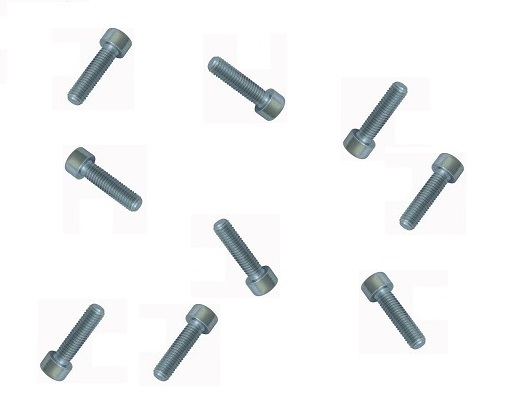
//> input picture ConsoleApplication2/ConsoleApplication2/Uno.jpg, 513 x 406 px
$ ./Bayes   (built with g++ and OpenCV 4)
//> lines starting //> are read from the running program, lines starting //| are printed output that depends on the picture; after the words box and inside, x2 and y2 are one past the last pixel; in counts of white or black regions, pixels touching at a corner belong together
// CLASIFICADOR DE BAYES
// en base a:
//  https://github.com/4m1g0/openCV-tutorial/tree/master/19-Clasificador%20de%20bayer

#include <opencv2/core/core.hpp>
#include <opencv2/highgui/highgui.hpp>
#include "opencv2/imgproc/imgproc.hpp"
#include <iostream>
#include <opencv2/opencv.hpp>
#include <stdio.h>

using namespace std;
using namespace cv;

// Clasificacion
#define NCLASE1 9   // para la clase 1 tornillo, pasaremos una imagen de entrenamiento con 9 objetos
#define NCLASE2 7   // para la clase 2 tuerca, pasaremos una imagen de entrenamiento con 7 objetos
#define NCLASE3 9   // para la clase No-tornillo, pasaremos una imagen de entrenamiento con 9 objetos
#define NCLASE4 5   // para la clase No-Tuerca, pasaremos una imagen de entrenamiento con 6 objetos
#define NENTRE  (NCLASE1+NCLASE2+NCLASE3+NCLASE4)  // cantidad total de objetos que participan del entrenamiento

static Ptr<ml::TrainData>
//Clase que encapsula datos de entrenamiento. Esta clase s髄o especifica la interfaz de datos de formaci髇, pero no la implementaci髇.

prepare_train_data(const Mat&data, const Mat& responses, int ntrain_samples)

// funcion para dar forma a los datos de entrenamiento
{
	Mat sample_idx = Mat::zeros(1, data.rows, CV_8U);
	Mat train_samples = sample_idx.colRange(0, ntrain_samples);
	train_samples.setTo(Scalar::all(1));

	int nvars = data.cols;
	Mat var_type(nvars + 1, 1, CV_8U);
	var_type.setTo(Scalar::all(ml::VAR_ORDERED));
	var_type.at<uchar>(nvars) = ml::VAR_CATEGORICAL;

	return ml::TrainData::create(data, ml::ROW_SAMPLE, responses, noArray(), sample_idx, noArray(), var_type);
}

int main() {

	Mat imagen, imagen_bin, imagen_neg, imagen_color, dst1, dst2, dst3, dst4, kernel;
	vector<vector<Point>> contours;

	int contornos = 0;
	int i = 0;
	int clase;
	int k = 0;
	double perimetro, area;
	char *nombre_clases[4] = { "Tornillo", "Tuerca" ,"No-tornillo", "No-tuerca"};

	// ENTRENAMIENTO

	char  *imagenes[4] = { "Uno.jpg", "Dos.jpg" , "Tres.jpg" ,"Cuatro.jpg"};

	// Creacion del clasificador de Bayes

	Ptr<ml::NormalBayesClassifier> modelo_bayes = ml::NormalBayesClassifier::create();

	// Creacion de las formas de matrices para la fase de entrenamiento

	Mat train_data(NENTRE, 2, CV_32FC1); // tantas filas como objetos de entrenamiento y dos columnas para
	// almacenar el par de valores: perimetro,area de todos los objetos.

	Mat clase_data(NENTRE, 1, CV_32FC1); // tantas filas como objetos de entrenamiento, con una columna para almacenar
	// la clase de cada uno.

// PREPARACION DE LOS DATOS DE ENTRENAMIENTO -------------------------------------------------------------

// Lazo de procesamiento de cada imagen de prueba y extraccion de datos para
// completar las matrices [train_data] y [clase_data]

		for (clase = 0; clase < 4; ++clase)
// carga de la imagen
		{
		  imagen = imread(imagenes[clase]);
//> imagen is the input picture: 406 rows x 513 cols, CV_8UC3; mean B, G, R 244.8, 244.3, 243.3
		  if (!imagen.data) {
		  cout << "Error al cargar la imagen" << endl;
		  system("PAUSE");
		  exit(1);
		                   }
// Umbralizar la imagen antes de detectar los contornos
// Se crea una matriz para alojar la imagen umbralizada
		imagen_bin = Mat(imagen.size(), CV_8UC1, 1);
		// Pasamos la imagen a escalas de gris
		cvtColor(imagen, imagen, CV_BGR2GRAY);
//> imagen: 406 rows x 513 cols, CV_8UC1
		// umbralizamos
		threshold(imagen, imagen_bin, 200, 255, CV_THRESH_BINARY);
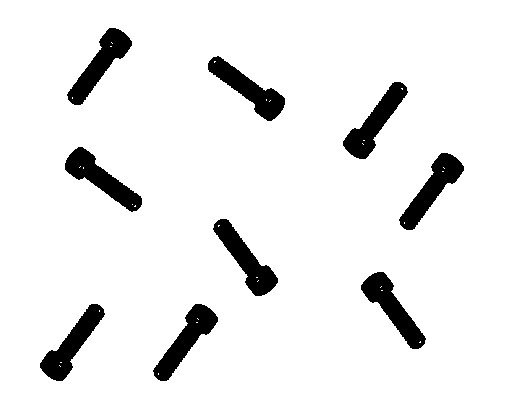
//> imagen_bin: 406 rows x 513 cols, CV_8UC1; 92.5% white; 9 black regions, largest, box (x1, y1, x2, y2) and area: (361, 272, 426, 349) 1746, (67, 28, 132, 105) 1745, (65, 147, 142, 212) 1745
		imagen_neg = Mat(imagen.size(), CV_8UC1, 1);
		bitwise_not(imagen_bin, imagen_neg); //

		kernel = cv::getStructuringElement(MORPH_RECT, Size(5, 5));

		dilate(imagen_neg, dst1, kernel, Point(-1, -1), 5); // aplicamos 5 dilataciones
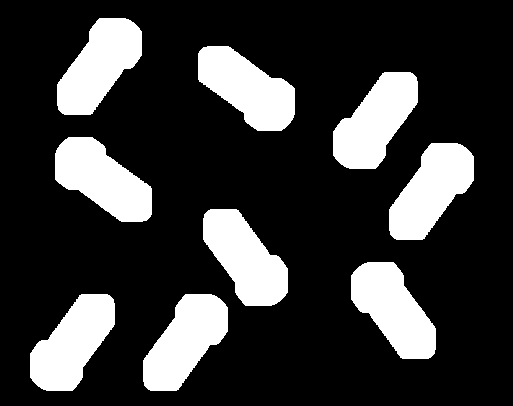
//> dst1: 406 rows x 513 cols, CV_8UC1; 21.6% white; 9 white regions, largest, box (x1, y1, x2, y2) and area: (55, 137, 152, 222) 5008, (203, 209, 288, 306) 5008, (351, 262, 436, 359) 5008
		erode(dst1, dst2, kernel, Point(-1, -1), 5); // aplicamos 5 erociones para recuperar el tama駉 original
//> dst2: 406 rows x 513 cols, CV_8UC1; 7.6% white; 9 white regions

// La imagen umbralizada quedo en dst2 !!!!!!!!!!!!!!!!!!!!!
// Encontramos los contornos

		findContours(dst2, contours, CV_RETR_LIST, CV_CHAIN_APPROX_NONE);
//> contours = 9 contours; largest, box (x1, y1, x2, y2) and area: (361, 272, 426, 349) 1676, (213, 219, 278, 296) 1676, (65, 147, 142, 212) 1675, (153, 304, 218, 381) 1674, (399, 153, 464, 230) 1674

// Se crea una matriz para alojar la imagen de los contornos
		Mat contourImagen(dst2.size(), CV_8UC3, Scalar(255, 255, 255));
		Scalar colors1 = Scalar(0, 0,0);

		for (int idx = 0; idx < contours.size(); idx++)

		drawContours(contourImagen, contours, idx, colors1);
//> this loop made 9 passes
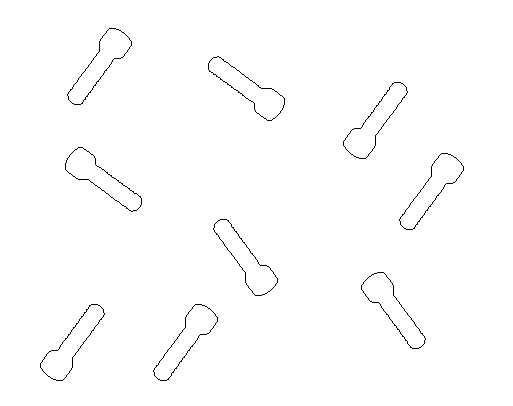
//> contourImagen: 406 rows x 513 cols, CV_8UC3; 99.2% white; black in thin lines or dots, all inside (x1, y1, x2, y2) = (40, 28, 464, 381)

		namedWindow("Contornos imagen de entrenamiento", CV_WINDOW_AUTOSIZE);
		imshow("Contornos imagen de entrenamiento", contourImagen);
		cvWaitKey(0);

// Para cada contorno se calcula perimetro y area y se guarda en la matriz [train_data}
// simultanemente con el mismo indice de contorno se guarda la clase en [clase_data]

		for (size_t idx = 0; idx < contours.size(); idx++)
		{
			area = contourArea(contours[idx], false);
			perimetro = arcLength(contours[idx], 1);

			train_data.at<float>(k, 0) = perimetro;

			train_data.at<float>(k, 1) = area;
			clase_data.at<float>(k) = clase;
			k++;
		}
//> this loop made 9 passes
//> (area, perimetro) on passes 1 to 9: (1674, 223.8), (1673, 224.9), (1675.5, 223.2), (1675.5, 223.2), (1674, 223.8), (1675, 223.8), (1674, 223.8), (1671, 224.9), (1674, 223.8)
//> after the loop, k = 9
// Para cada imagen se encuentran una cantidad de contornos
// El numero total calculado es:
		contornos = contornos + contours.size(); // cada clase entrenada genera su cantidad de contornos
//> contornos = 9
	   }
//> pass 2 of the loop `for (clase = 0; clase < 4; ++clase)`:
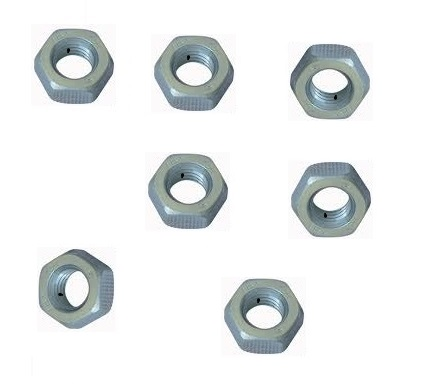
//> input picture ConsoleApplication2/ConsoleApplication2/Dos.jpg, 428 x 392 px
//> imagen is the input picture: 392 rows x 428 cols, CV_8UC3; mean B, G, R 236.1, 235.8, 233.4
//> imagen: 392 rows x 428 cols, CV_8UC1
//> imagen_bin: 392 rows x 428 cols, CV_8UC1; 83.4% white; 9 black regions (2 under 20 px), largest, box (x1, y1, x2, y2) and area: (154, 36, 234, 111) 3987, (290, 44, 370, 119) 3983, (34, 29, 114, 104) 3982
//> dst1: 392 rows x 428 cols, CV_8UC1; 34.1% white; 7 white regions, largest, box (x1, y1, x2, y2) and area: (29, 239, 124, 339) 8176, (24, 19, 124, 114) 8175, (144, 26, 244, 121) 8175
//> `erode(dst1, dst2, kernel, Point(-1, -1), 5);`:
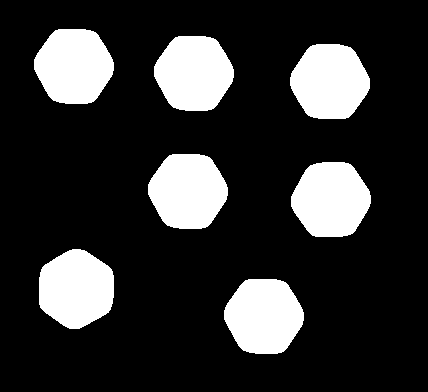
//> dst2: 392 rows x 428 cols, CV_8UC1; 19.5% white; 7 white regions
//> contours = 7 contours; box (x1, y1, x2, y2) and area: (39, 249, 114, 329) 4565, (224, 279, 304, 354) 4564, (148, 154, 228, 229) 4564, (290, 44, 370, 119) 4564, (154, 36, 234, 111) 4564, (34, 29, 114, 104) 4564, (291, 162, 371, 237) 4564
//> the loop `for (int idx = 0; idx < contours.size(); idx++)` made 7 passes
//> after the loop `for (int idx = 0; idx < contours.size(); idx++)`:
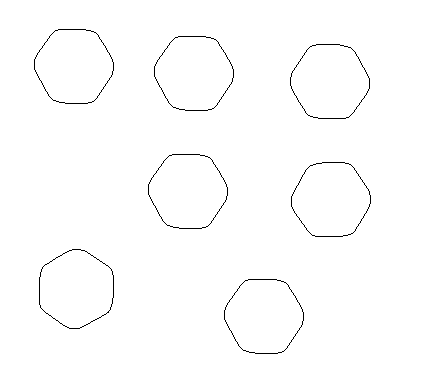
//> contourImagen: 392 rows x 428 cols, CV_8UC3; 99.1% white; black in thin lines or dots, all inside (x1, y1, x2, y2) = (34, 29, 371, 354)
//> the loop `for (size_t idx = 0; idx < contours.size(); idx++)` made 7 passes
//> (area, perimetro) on passes 1 to 7: (4564.5, 255), (4565, 255.6), (4563.5, 255), (4564.5, 255), (4564.5, 255), (4564.5, 255), (4564.5, 255)
//> after the loop `for (size_t idx = 0; idx < contours.size(); idx++)`: k = 16
//> pass 3 of the loop `for (clase = 0; clase < 4; ++clase)`:
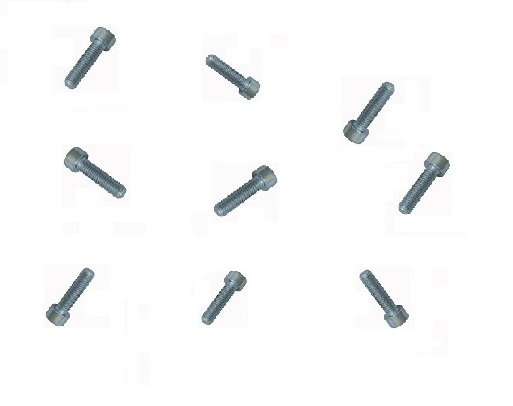
//> input picture ConsoleApplication2/ConsoleApplication2/Tres.jpg, 513 x 406 px
//> imagen is the input picture: 406 rows x 513 cols, CV_8UC3; mean B, G, R 248.9, 248.5, 247.9
//> imagen: 406 rows x 513 cols, CV_8UC1
//> imagen_bin: 406 rows x 513 cols, CV_8UC1; 95.5% white; 9 black regions, largest, box (x1, y1, x2, y2) and area: (214, 165, 277, 217) 1142, (343, 82, 395, 144) 1136, (398, 152, 450, 214) 1134
//> `dilate(imagen_neg, dst1, kernel, Point(-1, -1), 5);`:
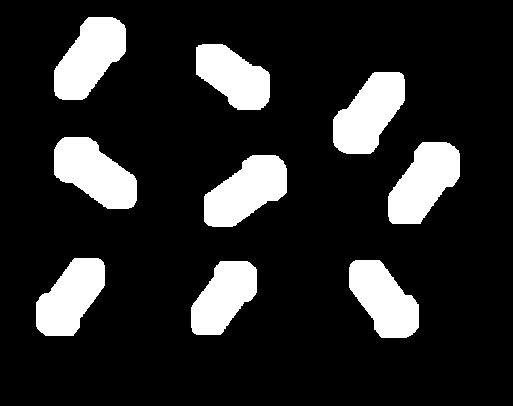
//> dst1: 406 rows x 513 cols, CV_8UC1; 15.8% white; 9 white regions, largest, box (x1, y1, x2, y2) and area: (204, 155, 287, 227) 3850, (54, 137, 137, 209) 3847, (54, 17, 126, 100) 3839
//> dst2: 406 rows x 513 cols, CV_8UC1; 4.6% white; 9 white regions
//> contours = 9 contours; largest, box (x1, y1, x2, y2) and area: (214, 165, 277, 217) 1072, (64, 147, 127, 199) 1070, (343, 82, 395, 144) 1069, (398, 152, 450, 214) 1066, (64, 27, 116, 90) 1062
//> the loop `for (int idx = 0; idx < contours.size(); idx++)` made 9 passes
//> after the loop `for (int idx = 0; idx < contours.size(); idx++)`:
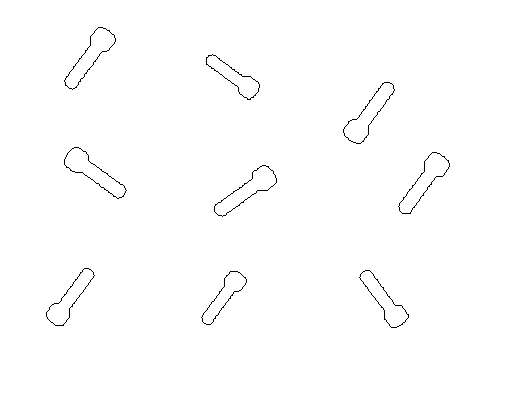
//> contourImagen: 406 rows x 513 cols, CV_8UC3; 99.4% white; black in thin lines or dots, all inside (x1, y1, x2, y2) = (46, 27, 450, 328)
//> the loop `for (size_t idx = 0; idx < contours.size(); idx++)` made 9 passes
//> (area, perimetro) on passes 1 to 8: (807.5, 159.1), (930.5, 170.4), (931.5, 168.4), (1071.5, 184.4), (1065.5, 182.4), (1070, 182.7), (1069, 183), (811.5, 161.4)
//> after the loop `for (size_t idx = 0; idx < contours.size(); idx++)`: k = 25
//> the loop made 4 passes; the first 3 are shown
// Uno de los argumentos de la funcion 	"prepare_train_data' es: ntrain_samples
		int ntrain_samples = contornos;

// Se muestran los datos  obtenidos antes de proceder con el entrenamiento

	cout << " El numero de piezas para entrenamiento es:" << ntrain_samples << endl;
	cout << " La Matriz [train_data] contiene:" << endl;
	cout <<  train_data << endl;
	cout << " La Matriz [clase_data] indica la clase de cada fila de [train_data]," << endl;
// se muestra la traspuesta de [clase_data] para facilitar la visualizacion
	Mat C = clase_data.t(); // C es la traspuesta de clase_data

	cout << C << endl;
	cout << " corresponde 0 para tornillo" << endl;
	cout << " corresponde 1 para tuerca" << endl;
	cout << " corresponde 2 para No-tornillo" << endl;
	cout << " corresponde 3 para No-tuerca" << endl;

// FIN de la obtencion de caracteristicas discriminantes de los objetos

//////////////////////////////////////////////////////////////////////////////////////////////////////////

//  Preparacion de datos

	Ptr<ml::TrainData> datos_entrenamiento = prepare_train_data(train_data, clase_data, ntrain_samples);

	// train_data: matriz con filas para pares perimetro/area de todos los objetos de entrenamiento
	// response_data: matriz con filas para el numero de clase de todos los objetos de entrenamiento
	// ntrain_samples: cantidad de muestras de entrenamiento

// ENTRENAMIENTO -
		modelo_bayes->train(datos_entrenamiento);

// FINALIZO EL ENTRENAMIENTO !!!!!!!!!!!!!!!!!!!!!!!!!!!!!!!!!!!!!!!!!

/////////////////////////////////////////////////////////////////////////////////////////////////////////////////////////////////////////////

	// Se crean las matrices necesarias para el procesamiento de la imagen a clasificar

	Mat clasificar, clasificar_bin, clasificar_neg, clasificar_morf, dilata;

	char NombreImagen[] = "enga駉.jpg";//"clasificar-new.jpg"; ////

	clasificar = imread(NombreImagen);
//> enga駉.jpg cannot be read in this run, so this picture is empty
	if (!clasificar.data) {
		cout << "Error al cargar la imagen para clasificar objetos" << endl;
		system("PAUSE");
//> (the run ends here: the program exits with an error code, at `exit(1);`)
